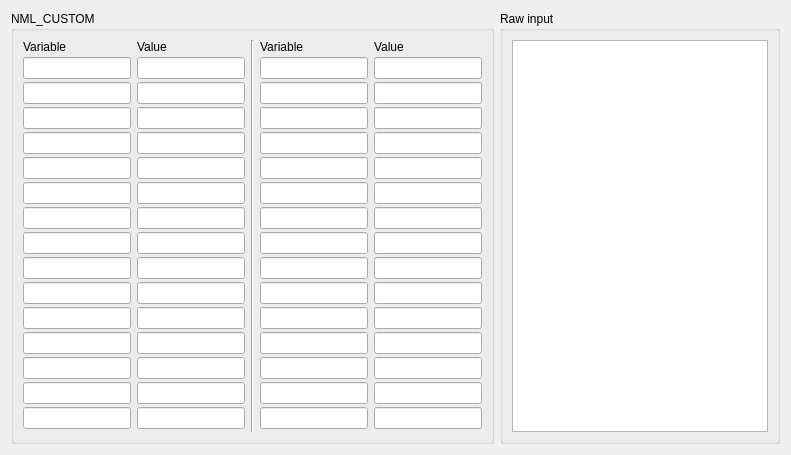
      <widget class="QWidget" name="custom_tab">
       <attribute name="title">
        <string>Custom options</string>
       </attribute>
       <layout class="QHBoxLayout" name="horizontalLayout_18">
        <item>
         <widget class="QFrame" name="frame_8">
          <layout class="QVBoxLayout" name="verticalLayout_21">
           <property name="margin" stdset="0">
            <number>0</number>
           </property>
           <item>
            <widget class="QGroupBox" name="groupBox">
             <property name="maximumSize">
              <size>
               <width>16777215</width>
               <height>16777215</height>
              </size>
             </property>
             <property name="title">
              <string>NML_CUSTOM</string>
             </property>
             <layout class="QGridLayout" name="gridLayout_16">
              <property name="verticalSpacing">
               <number>3</number>
              </property>
              <item row="7" column="3">
               <widget class="QLineEdit" name="customKey_22">
                <property name="sizePolicy">
                 <sizepolicy hsizetype="Expanding" vsizetype="Expanding">
                  <horstretch>0</horstretch>
                  <verstretch>0</verstretch>
                 </sizepolicy>
                </property>
               </widget>
              </item>
              <item row="14" column="1">
               <widget class="QLineEdit" name="customVal_14">
                <property name="sizePolicy">
                 <sizepolicy hsizetype="Expanding" vsizetype="Expanding">
                  <horstretch>0</horstretch>
                  <verstretch>0</verstretch>
                 </sizepolicy>
                </property>
               </widget>
              </item>
              <item row="5" column="4">
               <widget class="QLineEdit" name="customVal_20">
                <property name="sizePolicy">
                 <sizepolicy hsizetype="Expanding" vsizetype="Expanding">
                  <horstretch>0</horstretch>
                  <verstretch>0</verstretch>
                 </sizepolicy>
                </property>
               </widget>
              </item>
              <item row="7" column="4">
               <widget class="QLineEdit" name="customVal_22">
                <property name="sizePolicy">
                 <sizepolicy hsizetype="Expanding" vsizetype="Expanding">
                  <horstretch>0</horstretch>
                  <verstretch>0</verstretch>
                 </sizepolicy>
                </property>
               </widget>
              </item>
              <item row="3" column="0">
               <widget class="QLineEdit" name="customKey_3">
                <property name="sizePolicy">
                 <sizepolicy hsizetype="Expanding" vsizetype="Expanding">
                  <horstretch>0</horstretch>
                  <verstretch>0</verstretch>
                 </sizepolicy>
                </property>
               </widget>
              </item>
              <item row="1" column="3">
               <widget class="QLineEdit" name="customKey_16">
                <property name="sizePolicy">
                 <sizepolicy hsizetype="Expanding" vsizetype="Expanding">
                  <horstretch>0</horstretch>
                  <verstretch>0</verstretch>
                 </sizepolicy>
                </property>
               </widget>
              </item>
              <item row="13" column="4">
               <widget class="QLineEdit" name="customVal_28">
                <property name="sizePolicy">
                 <sizepolicy hsizetype="Expanding" vsizetype="Expanding">
                  <horstretch>0</horstretch>
                  <verstretch>0</verstretch>
                 </sizepolicy>
                </property>
               </widget>
              </item>
              <item row="1" column="1">
               <widget class="QLineEdit" name="customVal_1">
                <property name="sizePolicy">
                 <sizepolicy hsizetype="Expanding" vsizetype="Expanding">
                  <horstretch>0</horstretch>
                  <verstretch>0</verstretch>
                 </sizepolicy>
                </property>
               </widget>
              </item>
              <item row="14" column="4">
               <widget class="QLineEdit" name="customVal_29">
                <property name="sizePolicy">
                 <sizepolicy hsizetype="Expanding" vsizetype="Expanding">
                  <horstretch>0</horstretch>
                  <verstretch>0</verstretch>
                 </sizepolicy>
                </property>
               </widget>
              </item>
              <item row="14" column="0">
               <widget class="QLineEdit" name="customKey_14">
                <property name="sizePolicy">
                 <sizepolicy hsizetype="Expanding" vsizetype="Expanding">
                  <horstretch>0</horstretch>
                  <verstretch>0</verstretch>
                 </sizepolicy>
                </property>
               </widget>
              </item>
              <item row="0" column="0">
               <widget class="QLabel" name="label_16">
                <property name="text">
                 <string>Variable</string>
                </property>
               </widget>
              </item>
              <item row="13" column="3">
               <widget class="QLineEdit" name="customKey_28">
                <property name="sizePolicy">
                 <sizepolicy hsizetype="Expanding" vsizetype="Expanding">
                  <horstretch>0</horstretch>
                  <verstretch>0</verstretch>
                 </sizepolicy>
                </property>
               </widget>
              </item>
              <item row="2" column="3">
               <widget class="QLineEdit" name="customKey_17">
                <property name="sizePolicy">
                 <sizepolicy hsizetype="Expanding" vsizetype="Expanding">
                  <horstretch>0</horstretch>
                  <verstretch>0</verstretch>
                 </sizepolicy>
                </property>
               </widget>
              </item>
              <item row="12" column="4">
               <widget class="QLineEdit" name="customVal_27">
                <property name="sizePolicy">
                 <sizepolicy hsizetype="Expanding" vsizetype="Expanding">
                  <horstretch>0</horstretch>
                  <verstretch>0</verstretch>
                 </sizepolicy>
                </property>
               </widget>
              </item>
              <item row="6" column="3">
               <widget class="QLineEdit" name="customKey_21">
                <property name="sizePolicy">
                 <sizepolicy hsizetype="Expanding" vsizetype="Expanding">
                  <horstretch>0</horstretch>
                  <verstretch>0</verstretch>
                 </sizepolicy>
                </property>
               </widget>
              </item>
              <item row="13" column="1">
               <widget class="QLineEdit" name="customVal_13">
                <property name="sizePolicy">
                 <sizepolicy hsizetype="Expanding" vsizetype="Expanding">
                  <horstretch>0</horstretch>
                  <verstretch>0</verstretch>
                 </sizepolicy>
                </property>
               </widget>
              </item>
              <item row="14" column="3">
               <widget class="QLineEdit" name="customKey_29">
                <property name="sizePolicy">
                 <sizepolicy hsizetype="Expanding" vsizetype="Expanding">
                  <horstretch>0</horstretch>
                  <verstretch>0</verstretch>
                 </sizepolicy>
                </property>
               </widget>
              </item>
              <item row="6" column="0">
               <widget class="QLineEdit" name="customKey_6">
                <property name="sizePolicy">
                 <sizepolicy hsizetype="Expanding" vsizetype="Expanding">
                  <horstretch>0</horstretch>
                  <verstretch>0</verstretch>
                 </sizepolicy>
                </property>
               </widget>
              </item>
              <item row="12" column="3">
               <widget class="QLineEdit" name="customKey_27">
                <property name="sizePolicy">
                 <sizepolicy hsizetype="Expanding" vsizetype="Expanding">
                  <horstretch>0</horstretch>
                  <verstretch>0</verstretch>
                 </sizepolicy>
                </property>
               </widget>
              </item>
              <item row="3" column="1">
               <widget class="QLineEdit" name="customVal_3">
                <property name="sizePolicy">
                 <sizepolicy hsizetype="Expanding" vsizetype="Expanding">
                  <horstretch>0</horstretch>
                  <verstretch>0</verstretch>
                 </sizepolicy>
                </property>
               </widget>
              </item>
              <item row="3" column="4">
               <widget class="QLineEdit" name="customVal_18">
                <property name="sizePolicy">
                 <sizepolicy hsizetype="Expanding" vsizetype="Expanding">
                  <horstretch>0</horstretch>
                  <verstretch>0</verstretch>
                 </sizepolicy>
                </property>
               </widget>
              </item>
              <item row="1" column="4">
               <widget class="QLineEdit" name="customVal_16">
                <property name="sizePolicy">
                 <sizepolicy hsizetype="Expanding" vsizetype="Expanding">
                  <horstretch>0</horstretch>
                  <verstretch>0</verstretch>
                 </sizepolicy>
                </property>
               </widget>
              </item>
              <item row="2" column="1">
               <widget class="QLineEdit" name="customVal_2">
                <property name="sizePolicy">
                 <sizepolicy hsizetype="Expanding" vsizetype="Expanding">
                  <horstretch>0</horstretch>
                  <verstretch>0</verstretch>
                 </sizepolicy>
                </property>
               </widget>
              </item>
              <item row="2" column="0">
               <widget class="QLineEdit" name="customKey_2">
                <property name="sizePolicy">
                 <sizepolicy hsizetype="Expanding" vsizetype="Expanding">
                  <horstretch>0</horstretch>
                  <verstretch>0</verstretch>
                 </sizepolicy>
                </property>
               </widget>
              </item>
              <item row="11" column="3">
               <widget class="QLineEdit" name="customKey_26">
                <property name="sizePolicy">
                 <sizepolicy hsizetype="Expanding" vsizetype="Expanding">
                  <horstretch>0</horstretch>
                  <verstretch>0</verstretch>
                 </sizepolicy>
                </property>
               </widget>
              </item>
              <item row="2" column="4">
               <widget class="QLineEdit" name="customVal_17">
                <property name="sizePolicy">
                 <sizepolicy hsizetype="Expanding" vsizetype="Expanding">
                  <horstretch>0</horstretch>
                  <verstretch>0</verstretch>
                 </sizepolicy>
                </property>
               </widget>
              </item>
              <item row="15" column="4">
               <widget class="QLineEdit" name="customVal_30">
                <property name="sizePolicy">
                 <sizepolicy hsizetype="Expanding" vsizetype="Expanding">
                  <horstretch>0</horstretch>
                  <verstretch>0</verstretch>
                 </sizepolicy>
                </property>
               </widget>
              </item>
              <item row="15" column="0">
               <widget class="QLineEdit" name="customKey_15">
                <property name="sizePolicy">
                 <sizepolicy hsizetype="Expanding" vsizetype="Expanding">
                  <horstretch>0</horstretch>
                  <verstretch>0</verstretch>
                 </sizepolicy>
                </property>
               </widget>
              </item>
              <item row="13" column="0">
               <widget class="QLineEdit" name="customKey_13">
                <property name="sizePolicy">
                 <sizepolicy hsizetype="Expanding" vsizetype="Expanding">
                  <horstretch>0</horstretch>
                  <verstretch>0</verstretch>
                 </sizepolicy>
                </property>
               </widget>
              </item>
              <item row="8" column="0">
               <widget class="QLineEdit" name="customKey_8">
                <property name="sizePolicy">
                 <sizepolicy hsizetype="Expanding" vsizetype="Expanding">
                  <horstretch>0</horstretch>
                  <verstretch>0</verstretch>
                 </sizepolicy>
                </property>
               </widget>
              </item>
              <item row="8" column="4">
               <widget class="QLineEdit" name="customVal_23">
                <property name="sizePolicy">
                 <sizepolicy hsizetype="Expanding" vsizetype="Expanding">
                  <horstretch>0</horstretch>
                  <verstretch>0</verstretch>
                 </sizepolicy>
                </property>
               </widget>
              </item>
              <item row="5" column="3">
               <widget class="QLineEdit" name="customKey_20">
                <property name="sizePolicy">
                 <sizepolicy hsizetype="Expanding" vsizetype="Expanding">
                  <horstretch>0</horstretch>
                  <verstretch>0</verstretch>
                 </sizepolicy>
                </property>
               </widget>
              </item>
              <item row="4" column="3">
               <widget class="QLineEdit" name="customKey_19">
                <property name="sizePolicy">
                 <sizepolicy hsizetype="Expanding" vsizetype="Expanding">
                  <horstretch>0</horstretch>
                  <verstretch>0</verstretch>
                 </sizepolicy>
                </property>
               </widget>
              </item>
              <item row="5" column="0">
               <widget class="QLineEdit" name="customKey_5">
                <property name="sizePolicy">
                 <sizepolicy hsizetype="Expanding" vsizetype="Expanding">
                  <horstretch>0</horstretch>
                  <verstretch>0</verstretch>
                 </sizepolicy>
                </property>
               </widget>
              </item>
              <item row="9" column="1">
               <widget class="QLineEdit" name="customVal_9">
                <property name="sizePolicy">
                 <sizepolicy hsizetype="Expanding" vsizetype="Expanding">
                  <horstretch>0</horstretch>
                  <verstretch>0</verstretch>
                 </sizepolicy>
                </property>
               </widget>
              </item>
              <item row="12" column="0">
               <widget class="QLineEdit" name="customKey_12">
                <property name="sizePolicy">
                 <sizepolicy hsizetype="Expanding" vsizetype="Expanding">
                  <horstretch>0</horstretch>
                  <verstretch>0</verstretch>
                 </sizepolicy>
                </property>
               </widget>
              </item>
              <item row="0" column="1">
               <widget class="QLabel" name="label_24">
                <property name="text">
                 <string>Value</string>
                </property>
               </widget>
              </item>
              <item row="0" column="3">
               <widget class="QLabel" name="label_30">
                <property name="text">
                 <string>Variable</string>
                </property>
               </widget>
              </item>
              <item row="5" column="1">
               <widget class="QLineEdit" name="customVal_5">
                <property name="sizePolicy">
                 <sizepolicy hsizetype="Expanding" vsizetype="Expanding">
                  <horstretch>0</horstretch>
                  <verstretch>0</verstretch>
                 </sizepolicy>
                </property>
               </widget>
              </item>
              <item row="8" column="3">
               <widget class="QLineEdit" name="customKey_23">
                <property name="sizePolicy">
                 <sizepolicy hsizetype="Expanding" vsizetype="Expanding">
                  <horstretch>0</horstretch>
                  <verstretch>0</verstretch>
                 </sizepolicy>
                </property>
               </widget>
              </item>
              <item row="15" column="1">
               <widget class="QLineEdit" name="customVal_15">
                <property name="sizePolicy">
                 <sizepolicy hsizetype="Expanding" vsizetype="Expanding">
                  <horstretch>0</horstretch>
                  <verstretch>0</verstretch>
                 </sizepolicy>
                </property>
               </widget>
              </item>
              <item row="9" column="3">
               <widget class="QLineEdit" name="customKey_24">
                <property name="sizePolicy">
                 <sizepolicy hsizetype="Expanding" vsizetype="Expanding">
                  <horstretch>0</horstretch>
                  <verstretch>0</verstretch>
                 </sizepolicy>
                </property>
               </widget>
              </item>
              <item row="1" column="0">
               <widget class="QLineEdit" name="customKey_1">
                <property name="sizePolicy">
                 <sizepolicy hsizetype="Expanding" vsizetype="Expanding">
                  <horstretch>0</horstretch>
                  <verstretch>0</verstretch>
                 </sizepolicy>
                </property>
               </widget>
              </item>
              <item row="12" column="1">
               <widget class="QLineEdit" name="customVal_12">
                <property name="sizePolicy">
                 <sizepolicy hsizetype="Expanding" vsizetype="Expanding">
                  <horstretch>0</horstretch>
                  <verstretch>0</verstretch>
                 </sizepolicy>
                </property>
               </widget>
              </item>
              <item row="9" column="4">
               <widget class="QLineEdit" name="customVal_24">
                <property name="sizePolicy">
                 <sizepolicy hsizetype="Expanding" vsizetype="Expanding">
                  <horstretch>0</horstretch>
                  <verstretch>0</verstretch>
                 </sizepolicy>
                </property>
               </widget>
              </item>
              <item row="6" column="1">
               <widget class="QLineEdit" name="customVal_6">
                <property name="sizePolicy">
                 <sizepolicy hsizetype="Expanding" vsizetype="Expanding">
                  <horstretch>0</horstretch>
                  <verstretch>0</verstretch>
                 </sizepolicy>
                </property>
               </widget>
              </item>
              <item row="7" column="1">
               <widget class="QLineEdit" name="customVal_7">
                <property name="sizePolicy">
                 <sizepolicy hsizetype="Expanding" vsizetype="Expanding">
                  <horstretch>0</horstretch>
                  <verstretch>0</verstretch>
                 </sizepolicy>
                </property>
               </widget>
              </item>
              <item row="10" column="4">
               <widget class="QLineEdit" name="customVal_25">
                <property name="sizePolicy">
                 <sizepolicy hsizetype="Expanding" vsizetype="Expanding">
                  <horstretch>0</horstretch>
                  <verstretch>0</verstretch>
                 </sizepolicy>
                </property>
               </widget>
              </item>
              <item row="15" column="3">
               <widget class="QLineEdit" name="customKey_30">
                <property name="sizePolicy">
                 <sizepolicy hsizetype="Expanding" vsizetype="Expanding">
                  <horstretch>0</horstretch>
                  <verstretch>0</verstretch>
                 </sizepolicy>
                </property>
               </widget>
              </item>
              <item row="11" column="0">
               <widget class="QLineEdit" name="customKey_11">
                <property name="sizePolicy">
                 <sizepolicy hsizetype="Expanding" vsizetype="Expanding">
                  <horstretch>0</horstretch>
                  <verstretch>0</verstretch>
                 </sizepolicy>
                </property>
               </widget>
              </item>
              <item row="4" column="1">
               <widget class="QLineEdit" name="customVal_4">
                <property name="sizePolicy">
                 <sizepolicy hsizetype="Expanding" vsizetype="Expanding">
                  <horstretch>0</horstretch>
                  <verstretch>0</verstretch>
                 </sizepolicy>
                </property>
               </widget>
              </item>
              <item row="0" column="4">
               <widget class="QLabel" name="label_29">
                <property name="text">
                 <string>Value</string>
                </property>
               </widget>
              </item>
              <item row="11" column="1">
               <widget class="QLineEdit" name="customVal_11">
                <property name="sizePolicy">
                 <sizepolicy hsizetype="Expanding" vsizetype="Expanding">
                  <horstretch>0</horstretch>
                  <verstretch>0</verstretch>
                 </sizepolicy>
                </property>
               </widget>
              </item>
              <item row="3" column="3">
               <widget class="QLineEdit" name="customKey_18">
                <property name="sizePolicy">
                 <sizepolicy hsizetype="Expanding" vsizetype="Expanding">
                  <horstretch>0</horstretch>
                  <verstretch>0</verstretch>
                 </sizepolicy>
                </property>
               </widget>
              </item>
              <item row="7" column="0">
               <widget class="QLineEdit" name="customKey_7">
                <property name="sizePolicy">
                 <sizepolicy hsizetype="Expanding" vsizetype="Expanding">
                  <horstretch>0</horstretch>
                  <verstretch>0</verstretch>
                 </sizepolicy>
                </property>
               </widget>
              </item>
              <item row="10" column="0">
               <widget class="QLineEdit" name="customKey_10">
                <property name="sizePolicy">
                 <sizepolicy hsizetype="Expanding" vsizetype="Expanding">
                  <horstretch>0</horstretch>
                  <verstretch>0</verstretch>
                 </sizepolicy>
                </property>
               </widget>
              </item>
              <item row="10" column="1">
               <widget class="QLineEdit" name="customVal_10">
                <property name="sizePolicy">
                 <sizepolicy hsizetype="Expanding" vsizetype="Expanding">
                  <horstretch>0</horstretch>
                  <verstretch>0</verstretch>
                 </sizepolicy>
                </property>
               </widget>
              </item>
              <item row="10" column="3">
               <widget class="QLineEdit" name="customKey_25">
                <property name="sizePolicy">
                 <sizepolicy hsizetype="Expanding" vsizetype="Expanding">
                  <horstretch>0</horstretch>
                  <verstretch>0</verstretch>
                 </sizepolicy>
                </property>
               </widget>
              </item>
              <item row="6" column="4">
               <widget class="QLineEdit" name="customVal_21">
                <property name="sizePolicy">
                 <sizepolicy hsizetype="Expanding" vsizetype="Expanding">
                  <horstretch>0</horstretch>
                  <verstretch>0</verstretch>
                 </sizepolicy>
                </property>
               </widget>
              </item>
              <item row="9" column="0">
               <widget class="QLineEdit" name="customKey_9">
                <property name="sizePolicy">
                 <sizepolicy hsizetype="Expanding" vsizetype="Expanding">
                  <horstretch>0</horstretch>
                  <verstretch>0</verstretch>
                 </sizepolicy>
                </property>
               </widget>
              </item>
              <item row="4" column="4">
               <widget class="QLineEdit" name="customVal_19">
                <property name="sizePolicy">
                 <sizepolicy hsizetype="Expanding" vsizetype="Expanding">
                  <horstretch>0</horstretch>
                  <verstretch>0</verstretch>
                 </sizepolicy>
                </property>
               </widget>
              </item>
              <item row="8" column="1">
               <widget class="QLineEdit" name="customVal_8">
                <property name="sizePolicy">
                 <sizepolicy hsizetype="Expanding" vsizetype="Expanding">
                  <horstretch>0</horstretch>
                  <verstretch>0</verstretch>
                 </sizepolicy>
                </property>
               </widget>
              </item>
              <item row="11" column="4">
               <widget class="QLineEdit" name="customVal_26">
                <property name="sizePolicy">
                 <sizepolicy hsizetype="Expanding" vsizetype="Expanding">
                  <horstretch>0</horstretch>
                  <verstretch>0</verstretch>
                 </sizepolicy>
                </property>
               </widget>
              </item>
              <item row="0" column="2" rowspan="17">
               <widget class="Line" name="line">
                <property name="orientation">
                 <enum>Qt::Vertical</enum>
                </property>
               </widget>
              </item>
              <item row="4" column="0">
               <widget class="QLineEdit" name="customKey_4">
                <property name="sizePolicy">
                 <sizepolicy hsizetype="Expanding" vsizetype="Expanding">
                  <horstretch>0</horstretch>
                  <verstretch>0</verstretch>
                 </sizepolicy>
                </property>
               </widget>
              </item>
             </layout>
            </widget>
           </item>
          </layout>
         </widget>
        </item>
        <item>
         <widget class="QGroupBox" name="groupBox_7">
          <property name="title">
           <string>Raw input</string>
          </property>
          <layout class="QGridLayout" name="gridLayout_17">
           <item row="0" column="0">
            <widget class="QPlainTextEdit" name="rawEdit"/>
           </item>
          </layout>
         </widget>
        </item>
       </layout>
      </widget>
